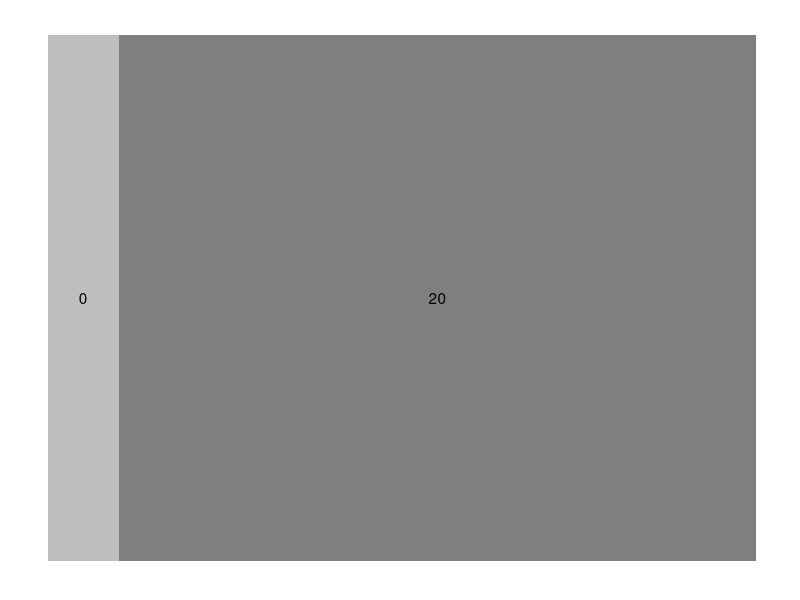

This chart was generated by the following R code:
#Creating lotteries for experiment

#clear workspace
rm(list = ls(all = TRUE))

library(ggplot2)
library(readxl)
library(RColorBrewer)
library(ggthemes)
library(reshape2)
library(dplyr)

#plot from data 
Lotteries_Code_2 <- read_excel("Lotteries_Code_2.xlsx")

# View(Lotteries_Code_2)   

#create new data frame  with only lottery and p1
lottery <- Lotteries_Code_2 %>% select(Lottery, p1) 

#rename coloumns
lottery <- lottery %>% rename(roll=Lottery, payoff=p1)

#use median/average to label boxes (creates a new table)
medians <- lottery %>% group_by(payoff) %>% summarize(loc=median(roll), min=min(roll), max=max(roll))

#create data frame for lotteries blocks 
df <- data.frame(
  x = 1:100,
  y = rep(1, 100),
  z = lottery$payoff,
  w = rep(1, 100)
)

ggplot(df, aes(x, y)) +
    geom_tile(aes(fill=z), show.legend=FALSE) +
    scale_fill_gradient(low="grey", high="grey50") +
    labs(title="", x="", y="") + theme_solid() +
    geom_text(aes(x=loc, y=1, label=payoff), data=medians)

ggsave("plot.pdf")
